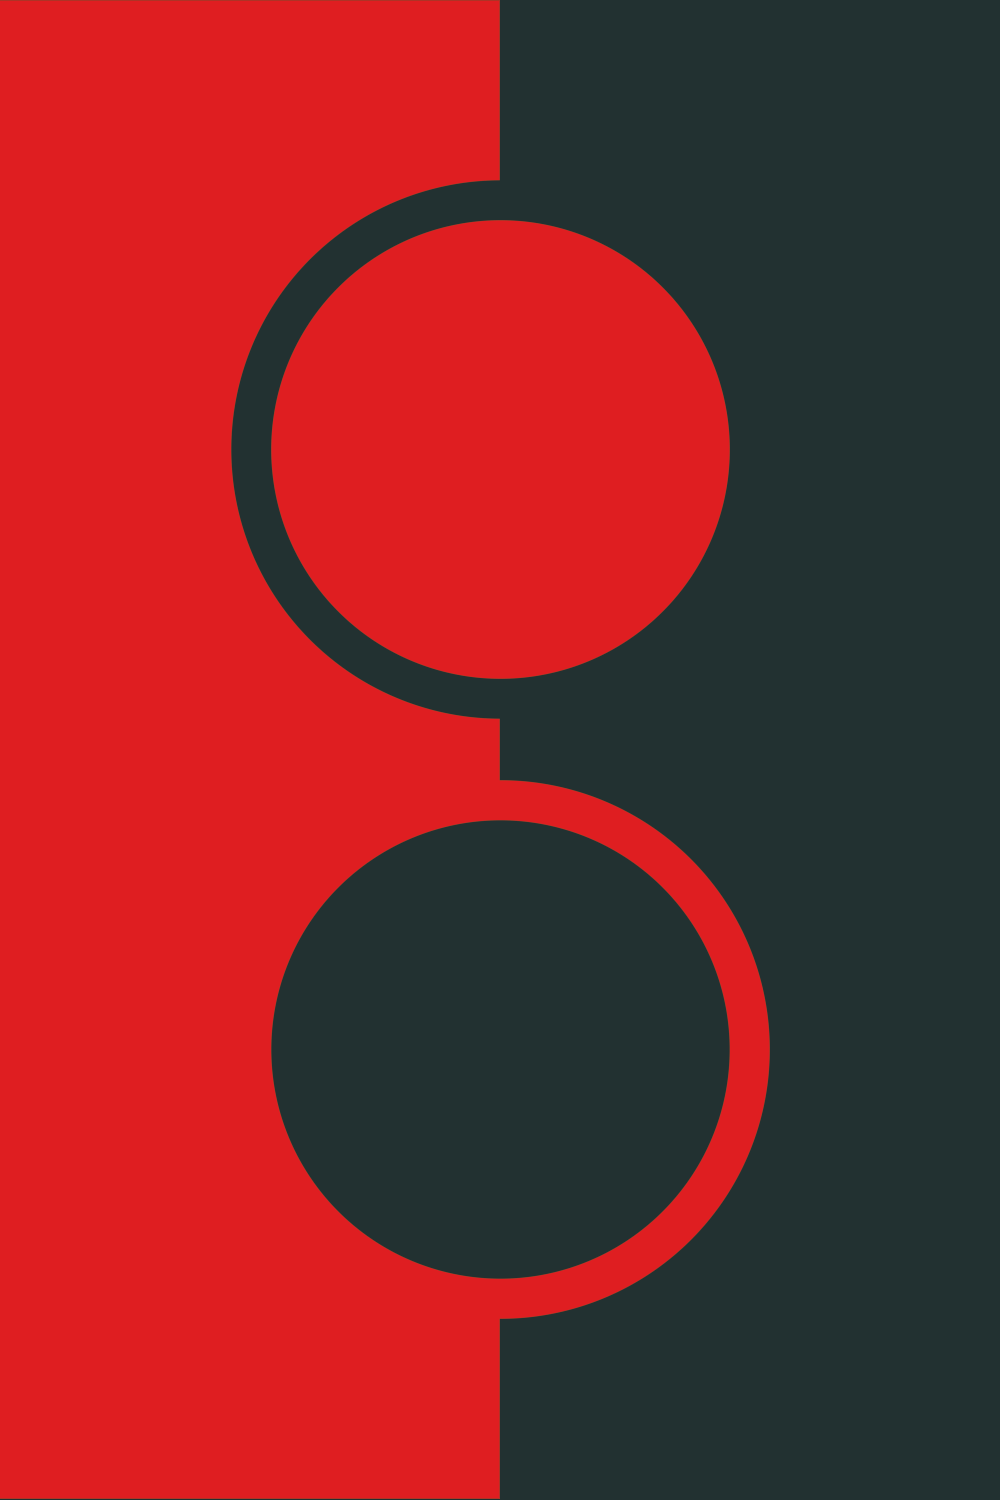

This figure's Python source:
from sdf_ui import *

SIZE = (1000, 1500)

red = (0.875, 0.110, 0.133, 1)
grey = (0.133, 0.196, 0.192, 1)

transparency = lambda color: (*color[:3], 0)

if __name__ == "__main__":
    with Context(SIZE) as ctx:
        x = ctx.percent_x(50)
        y1 = ctx.percent_y(30)
        y2 = ctx.percent_y(70)

        c1 = (x, y1)
        c2 = (x, y2)

        circle1 = disc(ctx, c1, ctx.percent_x(25))
        circle2 = disc(ctx, c2, ctx.percent_x(25))

        # bigger circles
        bc1 = circle1.fill(red, transparency(red), inflate=20)
        bc2 = circle2.fill(grey, transparency(grey), inflate=20)

        # smaller circles
        sc1 = circle1.fill(grey, transparency(grey), inflate=-20)
        sc2 = circle2.fill(red, transparency(red), inflate=-20)

        # rects
        rr1 = rounded_rect(ctx, (0, ctx.percent_y(50)), (ctx.percent_x(50), ctx.percent_y(50)), (0, 0, 0, 0)).fill(red, transparency(red))

        # background
        bg = clear_color(ctx, grey)

        bg = bg.alpha_overlay(rr1)
        bg = bg.alpha_overlay(bc1)
        bg = bg.alpha_overlay(bc2)
        bg = bg.alpha_overlay(sc1)
        bg = bg.alpha_overlay(sc2)

        bg = bg.alpha_overlay(film_grain(ctx).to_lab().transparency(0.05))

        bg.save("black_and_red.png")
